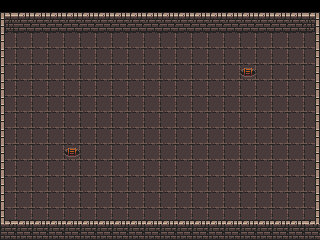

A level layout from a 2D game, rendered from its tile map. Below: a short description, then the map file with its tile-grid data intact:
An orthogonal 20x15 tile map with 16x16 px tiles, 3 tile layers (level0, level1, level2).

<map version="1.5" tiledversion="1.7.0" orientation="orthogonal" renderorder="right-down" width="20" height="15" tilewidth="16" tileheight="16" infinite="0" nextlayerid="4" nextobjectid="1">
 <tileset firstgid="1" source="MapTileset.tsx" />
 <layer id="1" name="level0" width="20" height="15">
  <data encoding="csv">
0,0,0,0,0,0,0,0,0,0,0,0,0,0,0,0,0,0,0,0,
0,0,0,0,0,0,0,0,0,0,0,0,0,0,0,0,0,0,0,0,
130,130,130,130,130,130,130,130,130,130,130,130,130,130,130,130,130,130,130,130,
130,130,130,130,130,130,130,130,130,130,130,130,130,130,130,130,130,130,130,130,
130,130,130,130,130,130,130,130,130,130,130,130,130,130,130,130,130,130,130,130,
130,130,130,130,130,130,130,130,130,130,130,130,130,130,130,130,130,130,130,130,
130,130,130,130,130,130,130,130,130,130,130,130,130,130,130,130,130,130,130,130,
130,130,130,130,130,130,130,130,130,130,130,130,130,130,130,130,130,130,130,130,
130,130,130,130,130,130,130,130,130,130,130,130,130,130,130,130,130,130,130,130,
130,130,130,130,130,130,130,130,130,130,130,130,130,130,130,130,130,130,130,130,
130,130,130,130,130,130,130,130,130,130,130,130,130,130,130,130,130,130,130,130,
130,130,130,130,130,130,130,130,130,130,130,130,130,130,130,130,130,130,130,130,
130,130,130,130,130,130,130,130,130,130,130,130,130,130,130,130,130,130,130,130,
130,130,130,130,130,130,130,130,130,130,130,130,130,130,130,130,130,130,130,130,
0,0,0,0,0,0,0,0,0,0,0,0,0,0,0,0,0,0,0,0
</data>
 </layer>
 <layer id="2" name="level1" width="20" height="15">
  <data encoding="csv">
227,3,3,3,3,3,3,3,3,3,3,3,3,3,3,3,3,3,3,228,
259,35,35,35,35,35,35,35,35,35,35,35,35,35,35,35,35,35,35,260,
258,0,0,0,0,0,0,0,0,0,0,0,0,0,0,0,0,0,0,257,
258,0,0,0,0,0,0,0,0,0,0,0,0,0,0,0,0,0,0,257,
258,0,0,0,0,0,0,0,0,0,0,0,0,0,0,0,0,0,0,257,
258,0,0,0,0,0,0,0,0,0,0,0,0,0,0,0,0,0,0,257,
258,0,0,0,0,0,0,0,0,0,0,0,0,0,0,0,0,0,0,257,
258,0,0,0,0,0,0,0,0,0,0,0,0,0,0,0,0,0,0,257,
258,0,0,0,0,0,0,0,0,0,0,0,0,0,0,0,0,0,0,257,
258,0,0,0,0,0,0,0,0,0,0,0,0,0,0,0,0,0,0,257,
258,0,0,0,0,0,0,0,0,0,0,0,0,0,0,0,0,0,0,257,
258,0,0,0,0,0,0,0,0,0,0,0,0,0,0,0,0,0,0,257,
258,0,0,0,0,0,0,0,0,0,0,0,0,0,0,0,0,0,0,257,
291,3,3,3,3,3,3,3,3,3,3,3,3,3,3,3,3,3,3,292,
34,34,34,34,34,34,34,34,34,34,34,34,34,34,34,34,34,34,34,34
</data>
 </layer>
 <layer id="3" name="level2" width="20" height="15">
  <data encoding="csv">
0,0,0,0,0,0,0,0,0,0,0,0,0,0,0,0,0,0,0,0,
0,0,0,0,0,0,0,0,0,0,0,0,0,0,0,0,0,0,0,0,
0,0,0,0,0,0,0,0,0,0,0,0,0,0,0,0,0,0,0,0,
0,0,0,0,0,0,0,0,0,0,0,0,0,0,0,0,0,0,0,0,
0,0,0,0,0,0,0,0,0,0,0,0,0,0,0,196,0,0,0,0,
0,0,0,0,0,0,0,0,0,0,0,0,0,0,0,0,0,0,0,0,
0,0,0,0,0,0,0,0,0,0,0,0,0,0,0,0,0,0,0,0,
0,0,0,0,0,0,0,0,0,0,0,0,0,0,0,0,0,0,0,0,
0,0,0,0,0,0,0,0,0,0,0,0,0,0,0,0,0,0,0,0,
0,0,0,0,196,0,0,0,0,0,0,0,0,0,0,0,0,0,0,0,
0,0,0,0,0,0,0,0,0,0,0,0,0,0,0,0,0,0,0,0,
0,0,0,0,0,0,0,0,0,0,0,0,0,0,0,0,0,0,0,0,
0,0,0,0,0,0,0,0,0,0,0,0,0,0,0,0,0,0,0,0,
0,0,0,0,0,0,0,0,0,0,0,0,0,0,0,0,0,0,0,0,
0,0,0,0,0,0,0,0,0,0,0,0,0,0,0,0,0,0,0,0
</data>
 </layer>
</map>
